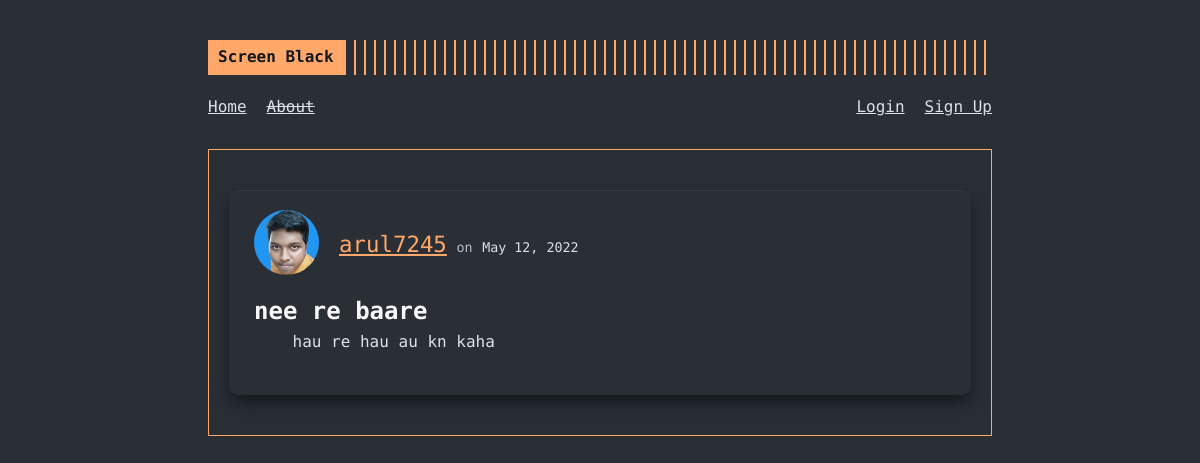
The page /post/5 on the database its author committed.
### screenblack/models.py (models this page shows, shortened)
class User(db.Model, UserMixin):
  id = db.Column(db.Integer, primary_key = True)
  username = db.Column(db.String(20), nullable = False, unique = True)
  email = db.Column(db.String(120), nullable = False, unique = True)
  picture = db.Column(db.String(20), nullable = False, default = "default.jpg")
  password = db.Column(db.String(60), nullable = False)
  posts = db.relationship("Post", backref = "author", lazy = True)

class Post(db.Model):
  id = db.Column(db.Integer, primary_key = True)
  title = db.Column(db.String(100), nullable = False)
  date_posted = db.Column(db.DateTime, nullable = False, default = datetime.utcnow)
  content = db.Column(db.Text, nullable = False)
  user_id = db.Column(db.Integer, db.ForeignKey('user.id'), nullable = False)

### screenblack/routes.py (the view)
@app.route("/post/<int:post_id>")
def post(post_id):
  post = Post.query.get_or_404(post_id)
  return render_template("post.html", post=post, title=post.title)

### screenblack/templates/post.html (shortened to what this page needs)
{% extends "layout.html" %}
{% block content %}
  <article class="article-body">
    <div class="article-metadata">
      <div class="article-header">
        <div class="article-author-picture">
          <a href="#"><img class="profilepic-mini" src="{{ url_for('static', filename='profilepics/'+post.author.picture) }}" alt="profile picture for {{ post.author.username }}"></a>
        </div>
        <div class="article-author-details">
          <a class="article-author" href="#">{{ post.author.username }}</a>
          <small class="text-muted">on</small>
          <small class="article-date">{{ post.date_posted.strftime("%B %d, %Y") }}</small>
        </div>
      </div>
    </div>
    <h2 class="article-title">{{ post.title }}</h2>
    <div class="article-content">
      <p>{{ post.content }}</p>
    </div>
  </article>
{% endblock content %}

### screenblack/static/main.css (style rules this page uses)
:root { font-size: 16px; --gray0: #f8f8f8; --gray1: #dbe1e8; --gray2: #b2becd; --gray3: #6c7983; --gray4: #444d55; --gray5: #363b44; --gray6: #2a2e35; --gray7: #12181c; --rajah: #ffa86a; --green: #09c372; --red: #ff3860; }
body { font-family: "Fira Code", monospace; background-color: var(--gray6); color: var(--gray1); line-height: 1.54; }
a { color: inherit; }
p { margin-bottom: 20px; }
.article-body { padding: 20px 25px; background-color: var(--gray6); box-shadow: var(--gray5) 0px 1px 1px 0px inset, var(--gray7) 0px 10px 20px -5px, var(--gray7) 0px 6px 12px -6px; margin: 20px 0; border-radius: 0.6rem; }
.article-metadata { display: flex; align-items: center; justify-content: space-between; margin-bottom: 15px; }
.article-header { display: flex; align-items: center; }
.article-author-picture { display: grid; place-items: center; margin-right: 20px; }
.article-author-picture a { line-height: 1; }
.profilepic-mini { max-width: 65px; border-radius: 50%; }
.article-title { color: var(--gray0); }
.article-author { color: var(--rajah); font-size: 1.4rem; }
.article-date { color: var(--gray1); }
.article-content p { text-indent: 4ch; }
.text-muted { color: var(--gray2); }

### rows shown on the page
User: picture (picture), author.username "arul7245"
Post: date_posted "May 12, 2022", title "nee re baare", content "hau re hau au kn kaha"
